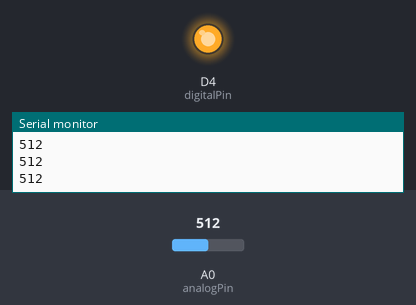
A program run on a simulated ESP8266 (NodeMCU). Parts: output pins drawn as LEDs (lit = HIGH), the last lines printed to the serial monitor. Inputs (shaded band) come from the test bench; at power-on: A0 (analogPin) = 512.

Above: at 1.2 s.
1.3 s: A0 (analogPin) set to 487
At 2.5 s:
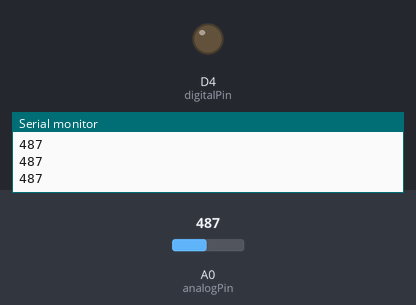
2.8 s: A0 (analogPin) set to 510
At 3.7 s:
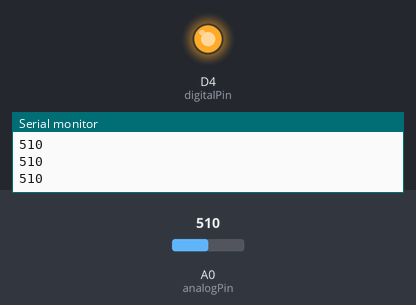
4.3 s: A0 (analogPin) set to 490
At 4.9 s:
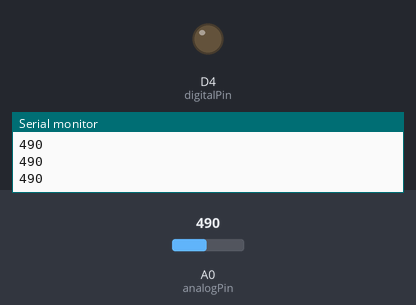
Timing chart, 0 to 7.3 s (numbered marks = the images above; inputs shaded):
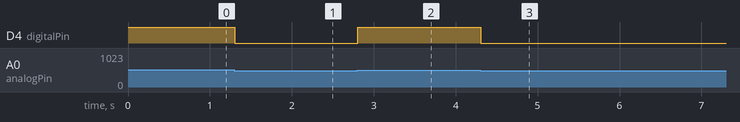

The program:

main.cpp
```cpp
// #include <Arduino.h>
// #include <ESP8266WiFi.h>
// #include <ArduinoOTA.h>
// #include <PubSubClient.h>

// // Wi-Fi connection parameters
// const char * wifi_ssid = "Redmi Note 9 Pro";
// const char * wifi_password = "14121875";
// const char* mqttServer = "maqiatto.com";
// const int mqttPort = 1883;
// const char* mqttUser = "adrien.peyrouty@e-rekcah.com";
// const char* mqttPassword = "ISIS_IoT_2020";

// WiFiClient espClient;
// PubSubClient client(espClient);

// void connectToWiFi() {
//   Serial.printf("Connecting to '%s'\n", wifi_ssid);

//   WiFi.mode(WIFI_STA);
//   WiFi.begin(wifi_ssid, wifi_password);
//   if (WiFi.waitForConnectResult() == WL_CONNECTED) {
//     Serial.print("Connected. IP: ");
//     Serial.println(WiFi.localIP());
//   } else {
//     Serial.println("Connection Failed!");
//   }
// }

// void callback (char* topic, byte* payload, unsigned int length){
//   Serial.print("Message arrived [");
//   Serial.print(topic);
//   Serial.print("]");
//   for (int i = 0; i<length;i++){
//     Serial.print((char)payload[i]);
//   }
//   Serial.println();
// }

// void setUpOverTheAirProgramming() {

//   // Change OTA port.
//   // Default: 8266
//   // ArduinoOTA.setPort(8266);

//   // Change the name of how it is going to
//   // show up in Arduino IDE.
//   // Default: esp8266-[ChipID]
//   // ArduinoOTA.setHostname("myesp8266");

//   // Re-programming passowrd.
//   // No password by default.
//   // ArduinoOTA.setPassword("123");

//   ArduinoOTA.begin();
// }


// void setup() {
//   Serial.begin(115200);
//   connectToWiFi();
//   setUpOverTheAirProgramming();

//   client.setServer(mqttServer, mqttPort);
//   client.setCallback(callback);

//   while (!client.connected()) {
//     Serial.println("Connecting to MQTT...");

//     if (client.connect("ESP8266Client", mqttUser, mqttPassword )) {

//       Serial.println("connected");

//     } else {

//       Serial.print("failed with state ");
//       Serial.print(client.state());
//       delay(2000);

//     }
//   }

//   client.publish("adrien.peyrouty@e-rekcah.com/test1", "hello bonjouuuuuuur"); //Topic name
//   client.subscribe("esp/test");
// }


// void loop() {
//   // Give processing time for ArduinoOTA
//   ArduinoOTA.handle();
//   client.publish("adrien.peyrouty@e-rekcah.com/test1", "HORUS RECRUTE REJOIGNIEZ NOUS : ON SAMUSE BIEN");
//   delay(8000);
// }
```

sauverGislain.cpp
```cpp
#include <Arduino.h>

int digitalPin = D4; // pour le relais
int analogPin = A0; // pour le capteur de l'humidité du sol
int digitalVal; // digital readings
int analogVal; //analog readings

void setup()
{
    Serial.begin(115200);
    pinMode(digitalPin, OUTPUT);
    digitalWrite(digitalPin, HIGH);
}

// uint8_t pinState = LOW;
void loop()
{
    analogVal = analogRead(analogPin);//lire la valeur retournée par le capteur de l'humidité
    Serial.println(analogVal);

    if (analogVal<500){//si la capteur de l'humidité retourne une valeur<500
        // Serial.print('test', analogVal);
        digitalWrite(digitalPin, LOW);//La pompe à eau arrose la plante
    } else { // sinon
        // Serial.print('arrose pas frère');
        digitalWrite(digitalPin, HIGH);//La //La pompe à eau arrête l'arrosage
    }

    delay(100);
}
```

Measured:
- the behaviour switches between 500 and 499 on A0 (analogPin) (found by bisection; images 0 and 1)
- after the input at 1.3 s, D4 (digitalPin): HIGH → LOW at once
- after the input at 2.8 s, D4 (digitalPin): LOW → HIGH at once
- after the input at 4.3 s, D4 (digitalPin): HIGH → LOW at once
